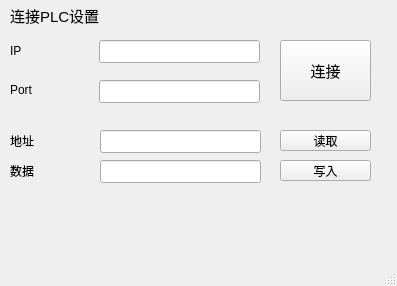
<?xml version="1.0" encoding="UTF-8"?>
<ui version="4.0">
 <class>ConnectToPlc</class>
 <widget class="QMainWindow" name="ConnectToPlc">
  <property name="geometry">
   <rect>
    <x>0</x>
    <y>0</y>
    <width>397</width>
    <height>286</height>
   </rect>
  </property>
  <property name="windowTitle">
   <string>MainWindow</string>
  </property>
  <widget class="QWidget" name="centralwidget">
   <widget class="QLabel" name="topiclabel">
    <property name="geometry">
     <rect>
      <x>10</x>
      <y>0</y>
      <width>139</width>
      <height>31</height>
     </rect>
    </property>
    <property name="text">
     <string>&lt;html&gt;&lt;head/&gt;&lt;body&gt;&lt;p&gt;&lt;span style=&quot; font-size:11pt;&quot;&gt;连接PLC设置&lt;/span&gt;&lt;/p&gt;&lt;/body&gt;&lt;/html&gt;</string>
    </property>
   </widget>
   <widget class="QPushButton" name="BtnreadR">
    <property name="geometry">
     <rect>
      <x>280</x>
      <y>130</y>
      <width>91</width>
      <height>21</height>
     </rect>
    </property>
    <property name="text">
     <string>读取</string>
    </property>
   </widget>
   <widget class="QPushButton" name="BtnwriteR">
    <property name="geometry">
     <rect>
      <x>280</x>
      <y>160</y>
      <width>91</width>
      <height>21</height>
     </rect>
    </property>
    <property name="text">
     <string>写入</string>
    </property>
   </widget>
   <widget class="QPushButton" name="Btncon">
    <property name="geometry">
     <rect>
      <x>280</x>
      <y>40</y>
      <width>91</width>
      <height>61</height>
     </rect>
    </property>
    <property name="font">
     <font>
      <pointsize>11</pointsize>
     </font>
    </property>
    <property name="text">
     <string>连接</string>
    </property>
   </widget>
   <widget class="QLineEdit" name="lineEditIP">
    <property name="geometry">
     <rect>
      <x>99</x>
      <y>40</y>
      <width>161</width>
      <height>23</height>
     </rect>
    </property>
   </widget>
   <widget class="QLineEdit" name="lineEditPort">
    <property name="geometry">
     <rect>
      <x>99</x>
      <y>80</y>
      <width>161</width>
      <height>23</height>
     </rect>
    </property>
   </widget>
   <widget class="QLineEdit" name="lineEditdataR">
    <property name="geometry">
     <rect>
      <x>100</x>
      <y>160</y>
      <width>161</width>
      <height>23</height>
     </rect>
    </property>
   </widget>
   <widget class="QLineEdit" name="lineEditaddR">
    <property name="geometry">
     <rect>
      <x>100</x>
      <y>130</y>
      <width>161</width>
      <height>23</height>
     </rect>
    </property>
   </widget>
   <widget class="QLabel" name="label_3">
    <property name="geometry">
     <rect>
      <x>10</x>
      <y>40</y>
      <width>81</width>
      <height>21</height>
     </rect>
    </property>
    <property name="text">
     <string>IP</string>
    </property>
   </widget>
   <widget class="QLabel" name="label_4">
    <property name="geometry">
     <rect>
      <x>10</x>
      <y>80</y>
      <width>81</width>
      <height>21</height>
     </rect>
    </property>
    <property name="text">
     <string>&lt;html&gt;&lt;head/&gt;&lt;body&gt;&lt;p&gt;Port&lt;/p&gt;&lt;/body&gt;&lt;/html&gt;</string>
    </property>
   </widget>
   <widget class="QLabel" name="label_7">
    <property name="geometry">
     <rect>
      <x>10</x>
      <y>130</y>
      <width>81</width>
      <height>21</height>
     </rect>
    </property>
    <property name="text">
     <string>地址</string>
    </property>
   </widget>
   <widget class="QLabel" name="label_8">
    <property name="geometry">
     <rect>
      <x>10</x>
      <y>155</y>
      <width>81</width>
      <height>31</height>
     </rect>
    </property>
    <property name="text">
     <string>数据</string>
    </property>
   </widget>
  </widget>
  <widget class="QMenuBar" name="menubar">
   <property name="geometry">
    <rect>
     <x>0</x>
     <y>0</y>
     <width>397</width>
     <height>21</height>
    </rect>
   </property>
  </widget>
  <widget class="QStatusBar" name="statusbar"/>
 </widget>
 <resources/>
 <connections/>
</ui>
